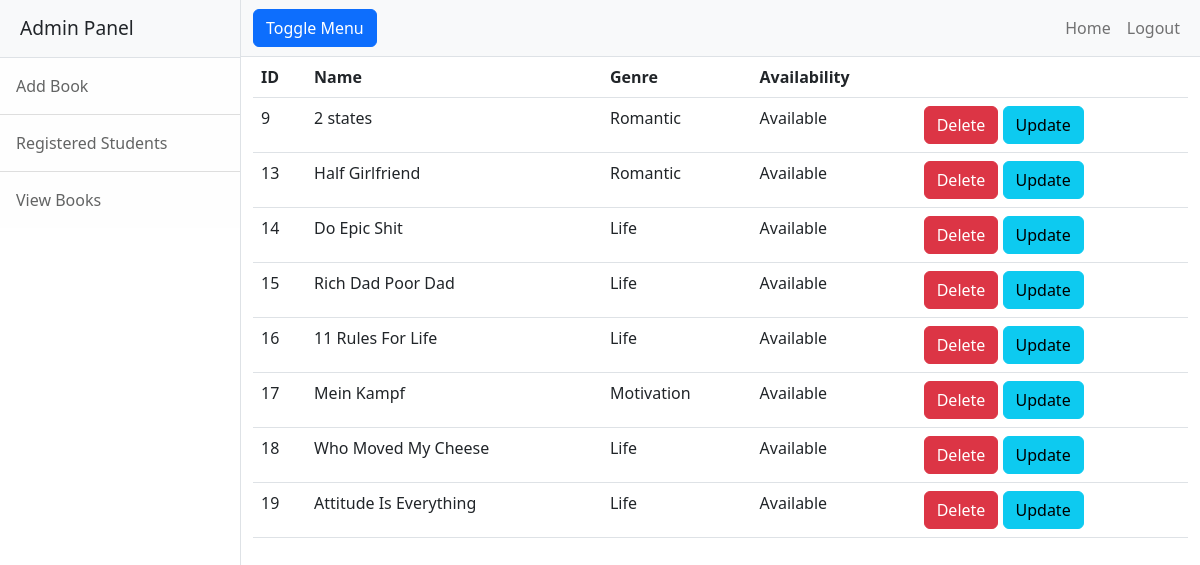
The app's page /home/admin with its own data.
### libApp/models.py (models this page shows)
class Books(models.Model):
    bookname = models.CharField(max_length=100)
    genre = models.CharField(max_length=100)
    author = models.CharField(max_length=100)
    image = models.ImageField(upload_to='media')
    options = (
        ('Available', 'Available'),
        ('Not Available', 'Not Available')
    )
    status = models.CharField(max_length=100, choices=options, default='Available')

### libApp/views.py (the view)
# urls.py: path('home/admin', views.AdminHomeView.as_view(), name='admin_home'),
class AdminHomeView(ListView):
    model = Books
    template_name = 'admin_home.html'
    context_object_name = 'book'

### libApp/templates/admin_home.html (shortened to what this page needs)
<!DOCTYPE html>
<html lang="en">
    <head>
        <link href="{% static 'css/styles.css' %}" rel="stylesheet" />
    </head>
    <body>
        <div class="d-flex" id="wrapper">
            <div class="border-end bg-white" id="sidebar-wrapper">
                <div class="sidebar-heading border-bottom bg-light">Admin Panel</div>
                <div class="list-group list-group-flush">
                    <a class="list-group-item list-group-item-action list-group-item-light p-3" href="{% url 'bookupload_view' %}">Add Book</a>
                    <a class="list-group-item list-group-item-action list-group-item-light p-3" href="{% url 'liststudent_view' %}">Registered Students</a>
                    <a class="list-group-item list-group-item-action list-group-item-light p-3" href="{% url 'listbooks_view' %}">View Books</a>
                </div>
            </div>
            <div id="page-content-wrapper">
                <nav class="navbar navbar-expand-lg navbar-light bg-light border-bottom">
                    <div class="container-fluid">
                        <button class="btn btn-primary" id="sidebarToggle">Toggle Menu</button>
                        <div class="collapse navbar-collapse" id="navbarSupportedContent">
                            <ul class="navbar-nav ms-auto mt-2 mt-lg-0">
                                <li class="nav-item active"><a class="nav-link" href="{% url 'reader_home' %}">Home</a></li>
                                <li class="nav-item"><a class="nav-link" href="{% url 'logout_view' %}">Logout</a></li>
                            </ul>
                        </div>
                    </div>
                </nav>
                <div class="container-fluid">
                    {% block content %}
                    <table class="table table-hover">
                        <thead>
                            <tr>
                                <th>ID</th>
                                <th>Name</th>
                                <th>Genre</th>
                                <th>Availability</th>
                                <th></th>
                            </tr>
                        </thead>
                        <tbody>
                            {% for i in book %}
                            <tr>
                                <td>{{i.id}}</td>
                                <td>{{i.bookname}}</td>
                                <td>{{i.genre}}</td>
                                <td>{{i.status}}</td>
                                <td>
                                    <a href="{% url 'bookdelete_view' i.id %}" class="btn btn-danger">Delete</a>
                                    <a href="{% url 'bookupdate_view' i.id %}" class="btn btn-info">Update</a>
                                </td>
                            </tr>
                             {% endfor %}
                        </tbody>
                    </table>
                    {% endblock %}
                </div>
            </div>
        </div>
    </body>
</html>

### records on screen
Books: id "9", bookname "2 states", genre "Romantic", status "Available"
Books: id "13", bookname "Half Girlfriend", genre "Romantic", status "Available"
Books: id "14", bookname "Do Epic Shit", genre "Life", status "Available"
Books: id "15", bookname "Rich Dad Poor Dad", genre "Life", status "Available"
Books: id "16", bookname "11 Rules For Life", genre "Life", status "Available"
Books: id "17", bookname "Mein Kampf", genre "Motivation", status "Available"
Books: id "18", bookname "Who Moved My Cheese", genre "Life", status "Available"
Books: id "19", bookname "Attitude Is Everything", genre "Life", status "Available"
